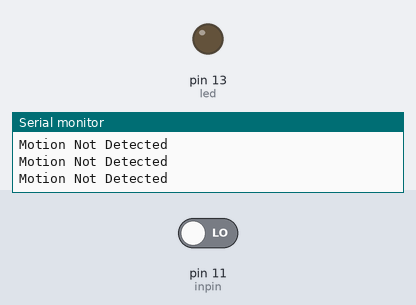
Recording of a sketch running on a simulated Arduino Uno, built with avr-gcc and run on an emulated ATmega328P. Parts: output pins drawn as LEDs (lit = HIGH), the last lines printed to the serial monitor. The test bench sets the inputs (shaded band); at power-on: pin 11 (inpin) LOW.

Above: at 3.8 s.
3.9 s: pin 11 (inpin) driven HIGH
At 5.0 s:
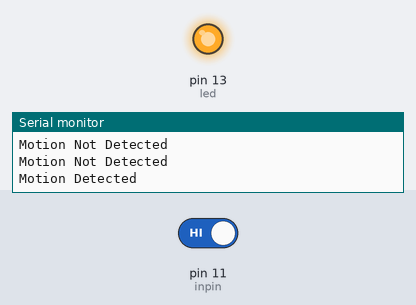
6.0 s: pin 11 (inpin) driven LOW
At 7.4 s:
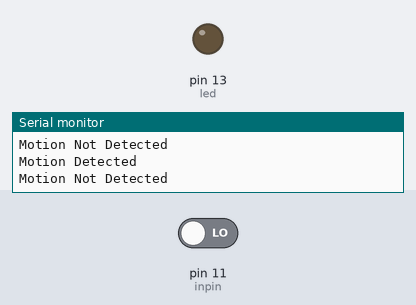
Timing chart, 0 to 9.0 s (numbered marks = the images above; inputs shaded):
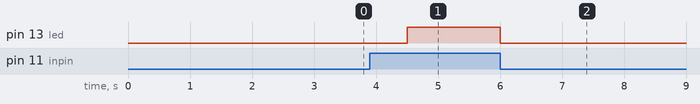

The sketch:

PIR_Sensor.ino
```cpp
int inpin=11;
int led=13;
void setup() {
  pinMode(inpin,INPUT);
  pinMode(led,OUTPUT);
  Serial.begin(9600);
  // put your setup code here, to run once:

}

void loop() {
  int re=digitalRead(inpin);
  if(re==1){
    Serial.println("Motion Detected");
    digitalWrite(led,HIGH);
  }
  else{
    Serial.println("Motion Not Detected");
        digitalWrite(led,LOW);

  }
  // put your main code here, to run repeatedly:
  delay(1500);
}
```

Measured:
- after the input at 3.9 s, pin 13 (led): LOW → HIGH after 0.60 s
- after the input at 6.0 s, pin 13 (led): HIGH → LOW at once
